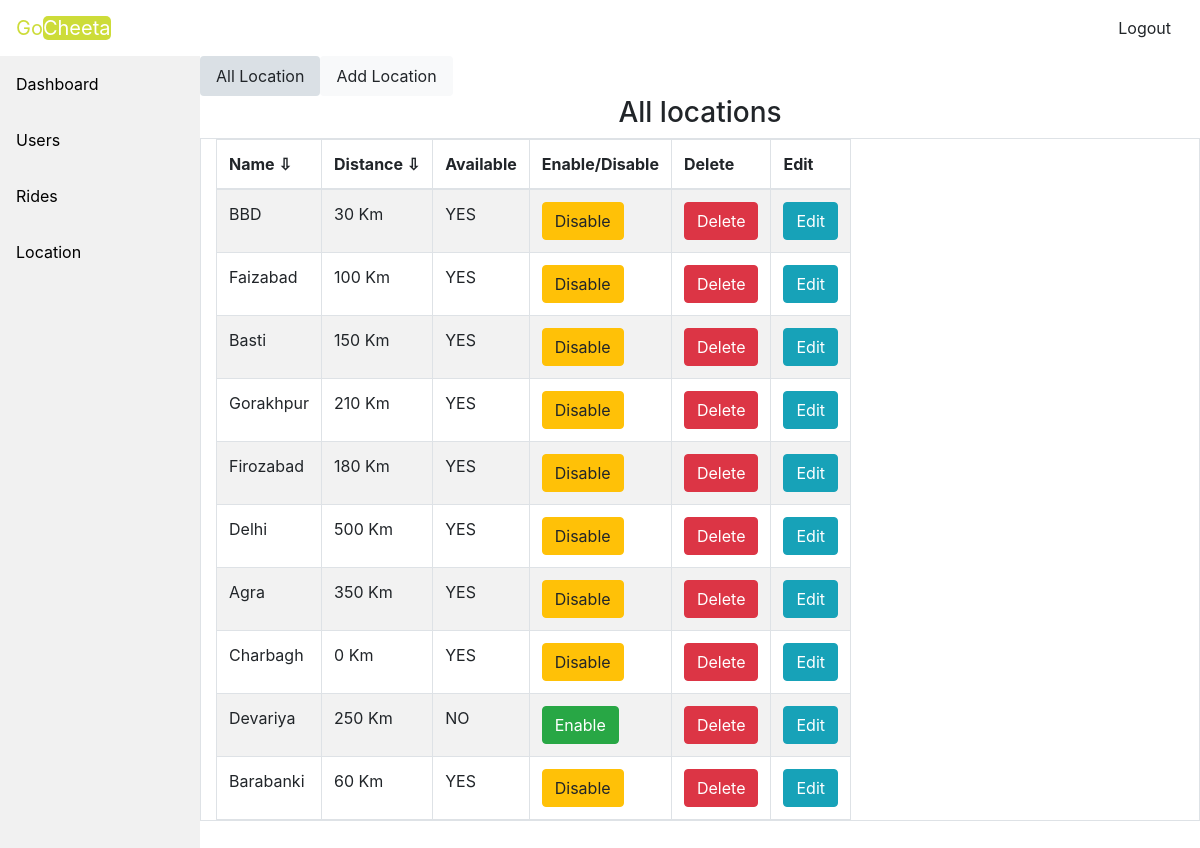
The app's page /addlocation.php (signed in) with its own data.
### tables this page shows
CREATE TABLE `location` (
  `id` int(11) NOT NULL,
  `name` varchar(50) NOT NULL,
  `distance` varchar(50) NOT NULL,
  `is_available` tinyint(1) NOT NULL
);

### dbcon.php (called while the page is built, shortened)
<?php
 class dbcon {
    function connect(){
    $this ->conn = mysqli_connect("localhost", "root", "", "gocheeta");
    return $this->conn;
    }
    }
 ?>

### adminwrk.php (called while the page is built, shortened)
<?php
class adminwrk
{
    function slocation($conn)
    {
        $sql = "SELECT * FROM location";
        $result = $conn->query($sql);
        $loc=array();
        while($row = $result->fetch_assoc()){
            array_push($loc, $row);
        }
        return $loc;
    }
}
?>

### addlocation.php (the view, shortened to what this page needs)
<?php
include('adhead.php');
if($_SESSION['userdata']['is_admin']==1){
include('adsidebar.php');
?>
<nav class="nav nav-pills col-sm-10 nav-justified">
  <a class="nav-link btn-light active" href="addlocation.php">All Location</a>
  <a class="nav-link btn-light" href="locat.php">Add Location</a>
</nav>
<div>
  <h3 class="text-center">All locations</h3>
  </div>
  <table id="tbl" class="container-fluid col-lg-10 table table-responsive table-hover table-bordered table-striped">
        <thead>
            <th onclick="sortTable(1,tbl)">Name ⇩</th>
            <th onclick="sortTablen(2,tbl)">Distance ⇩</th>
            <th>Available</th>
            <th>Enable/Disable</th>
            <th>Delete</th>
            <th>Edit</th>
        </thead>
        <tbody>
        <?php
           $adm = new adminwrk();
           $loc = new dbcon();
           $sloc = $adm->slocation($loc->connect());
           foreach($sloc as $key=>$val)
           {
               echo "<tr><td>".$val['name']."</td><td>".$val['distance']." Km</td>";
               if($val['is_available']==1)
               {
                    echo "<td>YES</td>";
               }
               if($val['is_available']==0)
               {
               echo "<td>NO</td>";
               }
               if($val['is_available']==1)
               {
                    echo "<td><a class='btn btn-warning' href='addlocation.php?action=yes&id=".$val['id']."'>Disable</a></td>";
               }
               if($val['is_available']==0)
               {
               echo "<td><a class='btn btn-success' href='addlocation.php?action=apr&id=".$val['id']."'>Enable</a></td>";
               }
               echo "<td><a class='btn btn-danger' onClick=\"javascript: return confirm('Please confirm deletion');\" href='addlocation.php?action=no&id=".$val['id']."'>Delete</a></td>";
               echo "<td><a class='btn btn-info' href='editloc.php?action=edit&id=".$val['id']."&name=".$val['name']."&distance=".$val['distance']."&is_available=".$val['is_available']."'>Edit</a></td></tr>";
           }
            ?>
        </tbody>
    </table>
<?php
}
else{
    echo '<h1 class="text-center text-weight-bold text-dark">You Are not Authorised</h1>';
  }
include('adfoot.php'); ?>

### style.css (style rules this page uses)
th { cursor: pointer; }

### records on screen
location: name "BBD", distance "30", is_available "YES"
location: name "Faizabad", distance "100", is_available "YES"
location: name "Basti", distance "150", is_available "YES"
location: name "Gorakhpur", distance "210", is_available "YES"
location: name "Firozabad", distance "180", is_available "YES"
location: name "Delhi", distance "500", is_available "YES"
location: name "Agra", distance "350", is_available "YES"
location: name "Charbagh", distance "0", is_available "YES"
location: name "Devariya", distance "250", is_available "NO"
location: name "Barabanki", distance "60", is_available "YES"
